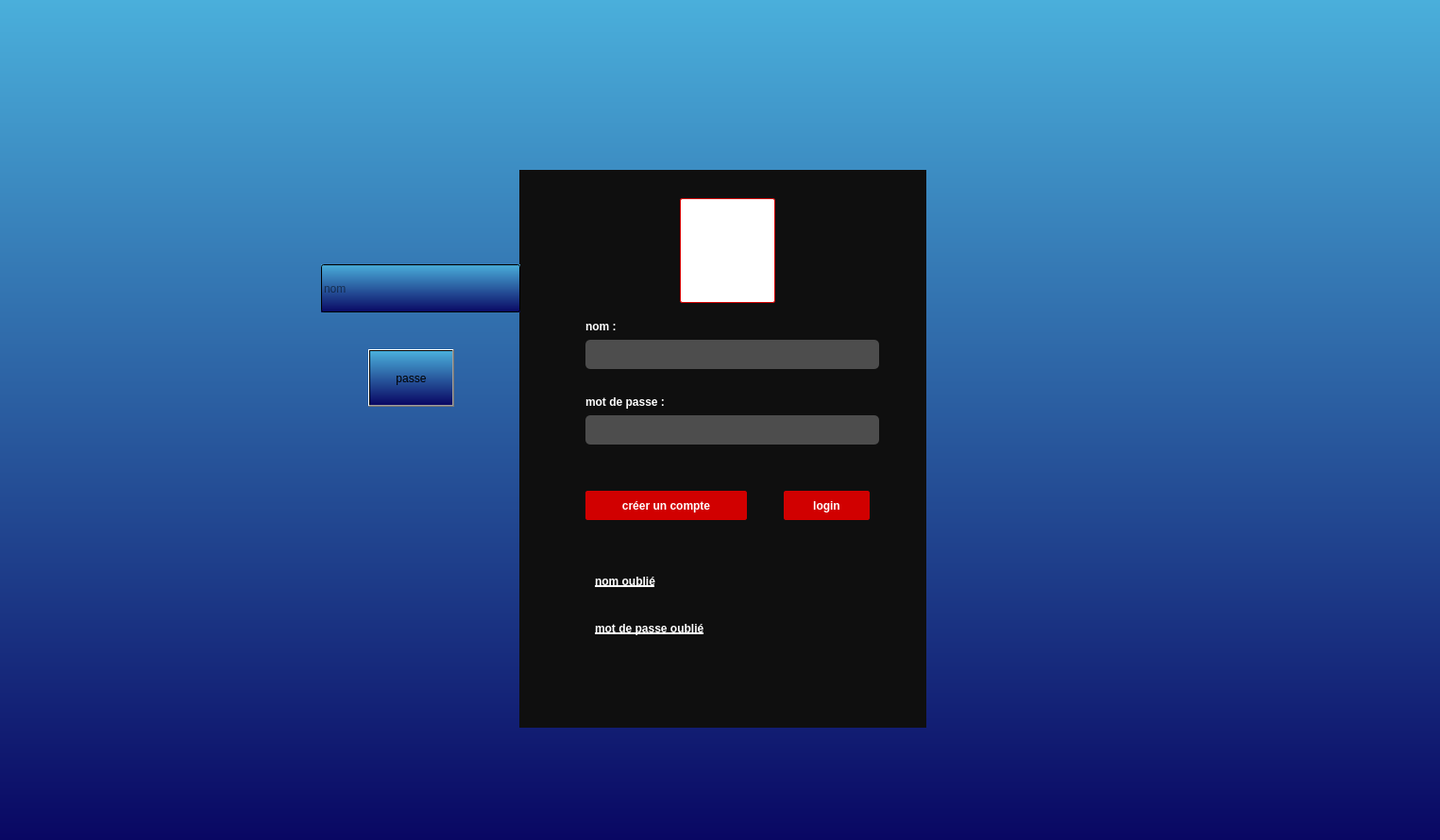
<?xml version="1.0" encoding="UTF-8"?>
<ui version="4.0">
 <class>MainWindow</class>
 <widget class="QMainWindow" name="MainWindow">
  <property name="geometry">
   <rect>
    <x>0</x>
    <y>0</y>
    <width>1525</width>
    <height>890</height>
   </rect>
  </property>
  <property name="windowTitle">
   <string>MainWindow</string>
  </property>
  <property name="styleSheet">
   <string notr="true">background-color:QLinearGradient( x1: 0, y1: 0, x2: 0, y2: 1, stop: 0 #4aafdb, stop: 1 #090763);</string>
  </property>
  <widget class="QWidget" name="centralwidget">
   <widget class="QWidget" name="widget" native="true">
    <property name="geometry">
     <rect>
      <x>550</x>
      <y>180</y>
      <width>431</width>
      <height>591</height>
     </rect>
    </property>
    <property name="styleSheet">
     <string notr="true">QWidget
{
	background-color: #0f0f0f;
	color: #fff;
	border-color: #000000;

}


/*-----QLabel-----*/
QLabel
{
	background-color: transparent;
	color: #fff;
	font-weight: bold;
	border-color: #000000;

}


/*-----QPushButton-----*/
QPushButton
{
	background-color: #d10000;
	color: #fff;
	font-weight: bold;
	border: 1px solid #d10000;  
	border-radius: 2px;
	padding: 5px;

}


QPushButton::hover
{
	background-color: #ad0000;
	color: #fff;

}


QPushButton::pressed
{
	background-color: #e00000;
	color: #fff;

}


/*-----QToolButton-----*/
QToolButton
{
	background-color: transparent;
	color: #000000;
	border-style: solid;
	border-color: #000000;

}


QToolButton::hover
{
	background-color: #d10000;
	color: #000000;
	border-radius: 15px;
	border-color: #d10000;

}


QToolButton::pressed
{
	background-color: #d10000;
	color: #000000;
	border-style: solid;
	border-width: 0px;

}


/*-----QLineEdit-----*/
QLineEdit{
	background-color: #4d4d4d;
	color: #fff;
	font-weight: bold;
	border-style: solid;
	border-radius: 5px;
	padding: 5px;

}


/*-----QCheckBox-----*/
QCheckBox
{
	background-color: transparent;
	color: #b9b9bb;
	font-weight: bold;

}


QCheckBox::indicator
{
    color: #b1b1b1;
    background-color: #00111d;
    border: 1px solid #d10000;
    width: 12px;
    height: 12px;

}


QCheckBox::indicator:checked
{
    image:url(&quot;./ressources/check.png&quot;); /*To replace*/
	background-color: #d10000;
    border: 1px solid #d10000;

}


QCheckBox::indicator:unchecked:hover
{
    border: 1px solid #ff0000;

}


QCheckBox::disabled
{
	color: #656565;

}


QCheckBox::indicator:disabled
{
	background-color: #656565;
	color: #656565;
    border: 1px solid #656565;

}
</string>
    </property>
    <widget class="QLineEdit" name="lineEdit_3">
     <property name="geometry">
      <rect>
       <x>70</x>
       <y>180</y>
       <width>301</width>
       <height>31</height>
      </rect>
     </property>
    </widget>
    <widget class="QLineEdit" name="lineEdit_4">
     <property name="geometry">
      <rect>
       <x>70</x>
       <y>260</y>
       <width>311</width>
       <height>31</height>
      </rect>
     </property>
    </widget>
    <widget class="QPushButton" name="pushButton_4">
     <property name="geometry">
      <rect>
       <x>70</x>
       <y>340</y>
       <width>171</width>
       <height>31</height>
      </rect>
     </property>
     <property name="text">
      <string>créer un compte</string>
     </property>
    </widget>
    <widget class="QLabel" name="label_5">
     <property name="geometry">
      <rect>
       <x>80</x>
       <y>420</y>
       <width>161</width>
       <height>31</height>
      </rect>
     </property>
     <property name="styleSheet">
      <string notr="true">font-weight: bold;
text-decoration: underline;</string>
     </property>
     <property name="text">
      <string>nom oublié</string>
     </property>
    </widget>
    <widget class="QLabel" name="label_6">
     <property name="geometry">
      <rect>
       <x>80</x>
       <y>470</y>
       <width>161</width>
       <height>31</height>
      </rect>
     </property>
     <property name="styleSheet">
      <string notr="true">font-weight: bold;
text-decoration: underline;</string>
     </property>
     <property name="text">
      <string>mot de passe oublié</string>
     </property>
    </widget>
    <widget class="QLabel" name="label_7">
     <property name="geometry">
      <rect>
       <x>150</x>
       <y>20</y>
       <width>141</width>
       <height>111</height>
      </rect>
     </property>
     <property name="styleSheet">
      <string notr="true">background-image: url(pic/b5.jpg);</string>
     </property>
     <property name="frameShape">
      <enum>QFrame::NoFrame</enum>
     </property>
     <property name="text">
      <string/>
     </property>
    </widget>
    <widget class="QLabel" name="label_8">
     <property name="geometry">
      <rect>
       <x>70</x>
       <y>150</y>
       <width>161</width>
       <height>31</height>
      </rect>
     </property>
     <property name="text">
      <string>nom :</string>
     </property>
    </widget>
    <widget class="QLabel" name="label_9">
     <property name="geometry">
      <rect>
       <x>70</x>
       <y>230</y>
       <width>161</width>
       <height>31</height>
      </rect>
     </property>
     <property name="text">
      <string>mot de passe :</string>
     </property>
    </widget>
    <widget class="QPushButton" name="pushButton_5">
     <property name="geometry">
      <rect>
       <x>280</x>
       <y>340</y>
       <width>91</width>
       <height>31</height>
      </rect>
     </property>
     <property name="text">
      <string>login</string>
     </property>
    </widget>
    <widget class="QWidget" name="widget_2" native="true">
     <property name="geometry">
      <rect>
       <x>0</x>
       <y>0</y>
       <width>431</width>
       <height>591</height>
      </rect>
     </property>
     <property name="styleSheet">
      <string notr="true">QWidget
{
	background-color: #0f0f0f;
	color: #fff;
	border-color: #000000;

}


/*-----QLabel-----*/
QLabel
{
	background-color: transparent;
	color: #fff;
	font-weight: bold;
	border-color: #000000;

}


/*-----QPushButton-----*/
QPushButton
{
	background-color: #d10000;
	color: #fff;
	font-weight: bold;
	border: 1px solid #d10000;  
	border-radius: 2px;
	padding: 5px;

}


QPushButton::hover
{
	background-color: #ad0000;
	color: #fff;

}


QPushButton::pressed
{
	background-color: #e00000;
	color: #fff;

}


/*-----QToolButton-----*/
QToolButton
{
	background-color: transparent;
	color: #000000;
	border-style: solid;
	border-color: #000000;

}


QToolButton::hover
{
	background-color: #d10000;
	color: #000000;
	border-radius: 15px;
	border-color: #d10000;

}


QToolButton::pressed
{
	background-color: #d10000;
	color: #000000;
	border-style: solid;
	border-width: 0px;

}


/*-----QLineEdit-----*/
QLineEdit{
	background-color: #4d4d4d;
	color: #fff;
	font-weight: bold;
	border-style: solid;
	border-radius: 5px;
	padding: 5px;

}


/*-----QCheckBox-----*/
QCheckBox
{
	background-color: transparent;
	color: #b9b9bb;
	font-weight: bold;

}


QCheckBox::indicator
{
    color: #b1b1b1;
    background-color: #00111d;
    border: 1px solid #d10000;
    width: 12px;
    height: 12px;

}


QCheckBox::indicator:checked
{
    image:url(&quot;./ressources/check.png&quot;); /*To replace*/
	background-color: #d10000;
    border: 1px solid #d10000;

}


QCheckBox::indicator:unchecked:hover
{
    border: 1px solid #ff0000;

}


QCheckBox::disabled
{
	color: #656565;

}


QCheckBox::indicator:disabled
{
	background-color: #656565;
	color: #656565;
    border: 1px solid #656565;

}
</string>
     </property>
     <widget class="QLineEdit" name="lineEdit_5">
      <property name="geometry">
       <rect>
        <x>70</x>
        <y>180</y>
        <width>301</width>
        <height>31</height>
       </rect>
      </property>
     </widget>
     <widget class="QLineEdit" name="lineEdit_6">
      <property name="geometry">
       <rect>
        <x>70</x>
        <y>260</y>
        <width>311</width>
        <height>31</height>
       </rect>
      </property>
     </widget>
     <widget class="QPushButton" name="pushButton_6">
      <property name="geometry">
       <rect>
        <x>70</x>
        <y>340</y>
        <width>171</width>
        <height>31</height>
       </rect>
      </property>
      <property name="text">
       <string>créer un compte</string>
      </property>
     </widget>
     <widget class="QLabel" name="label_10">
      <property name="geometry">
       <rect>
        <x>80</x>
        <y>420</y>
        <width>161</width>
        <height>31</height>
       </rect>
      </property>
      <property name="styleSheet">
       <string notr="true">font-weight: bold;
text-decoration: underline;</string>
      </property>
      <property name="text">
       <string>nom oublié</string>
      </property>
     </widget>
     <widget class="QLabel" name="label_11">
      <property name="geometry">
       <rect>
        <x>80</x>
        <y>470</y>
        <width>161</width>
        <height>31</height>
       </rect>
      </property>
      <property name="styleSheet">
       <string notr="true">font-weight: bold;
text-decoration: underline;</string>
      </property>
      <property name="text">
       <string>mot de passe oublié</string>
      </property>
     </widget>
     <widget class="QLabel" name="label_12">
      <property name="geometry">
       <rect>
        <x>150</x>
        <y>20</y>
        <width>141</width>
        <height>111</height>
       </rect>
      </property>
      <property name="styleSheet">
       <string notr="true">background-image: url(pic/b5.jpg);</string>
      </property>
      <property name="frameShape">
       <enum>QFrame::NoFrame</enum>
      </property>
      <property name="text">
       <string/>
      </property>
     </widget>
     <widget class="QLabel" name="label_13">
      <property name="geometry">
       <rect>
        <x>70</x>
        <y>150</y>
        <width>161</width>
        <height>31</height>
       </rect>
      </property>
      <property name="text">
       <string>nom :</string>
      </property>
     </widget>
     <widget class="QLabel" name="label_14">
      <property name="geometry">
       <rect>
        <x>70</x>
        <y>230</y>
        <width>161</width>
        <height>31</height>
       </rect>
      </property>
      <property name="text">
       <string>mot de passe :</string>
      </property>
     </widget>
     <widget class="QPushButton" name="pushButton_7">
      <property name="geometry">
       <rect>
        <x>280</x>
        <y>340</y>
        <width>91</width>
        <height>31</height>
       </rect>
      </property>
      <property name="text">
       <string>login</string>
      </property>
     </widget>
     <widget class="QWidget" name="widget_3" native="true">
      <property name="geometry">
       <rect>
        <x>0</x>
        <y>0</y>
        <width>431</width>
        <height>591</height>
       </rect>
      </property>
      <property name="styleSheet">
       <string notr="true">QWidget
{
	background-color: #0f0f0f;
	color: #fff;
	border-color: #000000;

}


/*-----QLabel-----*/
QLabel
{
	background-color: transparent;
	color: #fff;
	font-weight: bold;
	border-color: #000000;

}


/*-----QPushButton-----*/
#icone{
     background-color: #ffffff;
	color: #fff;
	font-weight: bold;
	border: 1px solid #d10000;  
	border-radius: 2px;
	padding: 5px;

}
QPushButton
{
	background-color: #d10000;
	color: #fff;
	font-weight: bold;
	border: 1px solid #d10000;  
	border-radius: 2px;
	padding: 5px;

}


QPushButton::hover
{
	background-color: #ad0000;
	color: #fff;

}


QPushButton::pressed
{
	background-color: #e00000;
	color: #fff;

}


/*-----QToolButton-----*/
QToolButton
{
	background-color: transparent;
	color: #000000;
	border-style: solid;
	border-color: #000000;

}


QToolButton::hover
{
	background-color: #d10000;
	color: #000000;
	border-radius: 15px;
	border-color: #d10000;

}


QToolButton::pressed
{
	background-color: #d10000;
	color: #000000;
	border-style: solid;
	border-width: 0px;

}


/*-----QLineEdit-----*/
QLineEdit{
	background-color: #4d4d4d;
	color: #fff;
	font-weight: bold;
	border-style: solid;
	border-radius: 5px;
	padding: 5px;

}


/*-----QCheckBox-----*/
QCheckBox
{
	background-color: transparent;
	color: #b9b9bb;
	font-weight: bold;

}


QCheckBox::indicator
{
    color: #b1b1b1;
    background-color: #00111d;
    border: 1px solid #d10000;
    width: 12px;
    height: 12px;

}


QCheckBox::indicator:checked
{
    image:url(&quot;./ressources/check.png&quot;); /*To replace*/
	background-color: #d10000;
    border: 1px solid #d10000;

}


QCheckBox::indicator:unchecked:hover
{
    border: 1px solid #ff0000;

}


QCheckBox::disabled
{
	color: #656565;

}


QCheckBox::indicator:disabled
{
	background-color: #656565;
	color: #656565;
    border: 1px solid #656565;

}
</string>
      </property>
      <widget class="QLineEdit" name="lineEdit_7">
       <property name="geometry">
        <rect>
         <x>70</x>
         <y>180</y>
         <width>311</width>
         <height>31</height>
        </rect>
       </property>
      </widget>
      <widget class="QLineEdit" name="lineEdit_8">
       <property name="geometry">
        <rect>
         <x>70</x>
         <y>260</y>
         <width>311</width>
         <height>31</height>
        </rect>
       </property>
      </widget>
      <widget class="QPushButton" name="pushButton_8">
       <property name="geometry">
        <rect>
         <x>70</x>
         <y>340</y>
         <width>171</width>
         <height>31</height>
        </rect>
       </property>
       <property name="text">
        <string>créer un compte</string>
       </property>
      </widget>
      <widget class="QLabel" name="label_15">
       <property name="geometry">
        <rect>
         <x>80</x>
         <y>420</y>
         <width>161</width>
         <height>31</height>
        </rect>
       </property>
       <property name="styleSheet">
        <string notr="true">font-weight: bold;
text-decoration: underline;</string>
       </property>
       <property name="text">
        <string>nom oublié</string>
       </property>
      </widget>
      <widget class="QLabel" name="label_16">
       <property name="geometry">
        <rect>
         <x>80</x>
         <y>470</y>
         <width>161</width>
         <height>31</height>
        </rect>
       </property>
       <property name="styleSheet">
        <string notr="true">font-weight: bold;
text-decoration: underline;</string>
       </property>
       <property name="text">
        <string>mot de passe oublié</string>
       </property>
      </widget>
      <widget class="QLabel" name="label_18">
       <property name="geometry">
        <rect>
         <x>70</x>
         <y>150</y>
         <width>161</width>
         <height>31</height>
        </rect>
       </property>
       <property name="text">
        <string>nom :</string>
       </property>
      </widget>
      <widget class="QLabel" name="label_19">
       <property name="geometry">
        <rect>
         <x>70</x>
         <y>230</y>
         <width>161</width>
         <height>31</height>
        </rect>
       </property>
       <property name="text">
        <string>mot de passe :</string>
       </property>
      </widget>
      <widget class="QPushButton" name="pushButton_9">
       <property name="geometry">
        <rect>
         <x>280</x>
         <y>340</y>
         <width>91</width>
         <height>31</height>
        </rect>
       </property>
       <property name="text">
        <string>login</string>
       </property>
      </widget>
      <widget class="QPushButton" name="icone">
       <property name="geometry">
        <rect>
         <x>170</x>
         <y>30</y>
         <width>101</width>
         <height>111</height>
        </rect>
       </property>
       <property name="text">
        <string/>
       </property>
       <property name="icon">
        <iconset resource="style.qrc">
         <normaloff>:/new/prefix1/icons/emp.png</normaloff>:/new/prefix1/icons/emp.png</iconset>
       </property>
       <property name="iconSize">
        <size>
         <width>120</width>
         <height>150</height>
        </size>
       </property>
       <property name="checkable">
        <bool>false</bool>
       </property>
      </widget>
     </widget>
    </widget>
   </widget>
   <widget class="QLineEdit" name="lineEdit_9">
    <property name="geometry">
     <rect>
      <x>340</x>
      <y>280</y>
      <width>211</width>
      <height>51</height>
     </rect>
    </property>
    <property name="text">
     <string/>
    </property>
    <property name="placeholderText">
     <string>nom </string>
    </property>
   </widget>
   <widget class="QPushButton" name="ajouter">
    <property name="geometry">
     <rect>
      <x>390</x>
      <y>370</y>
      <width>91</width>
      <height>61</height>
     </rect>
    </property>
    <property name="text">
     <string>passe</string>
    </property>
   </widget>
  </widget>
 </widget>
 <resources>
  <include location="style.qrc"/>
 </resources>
 <connections/>
</ui>
